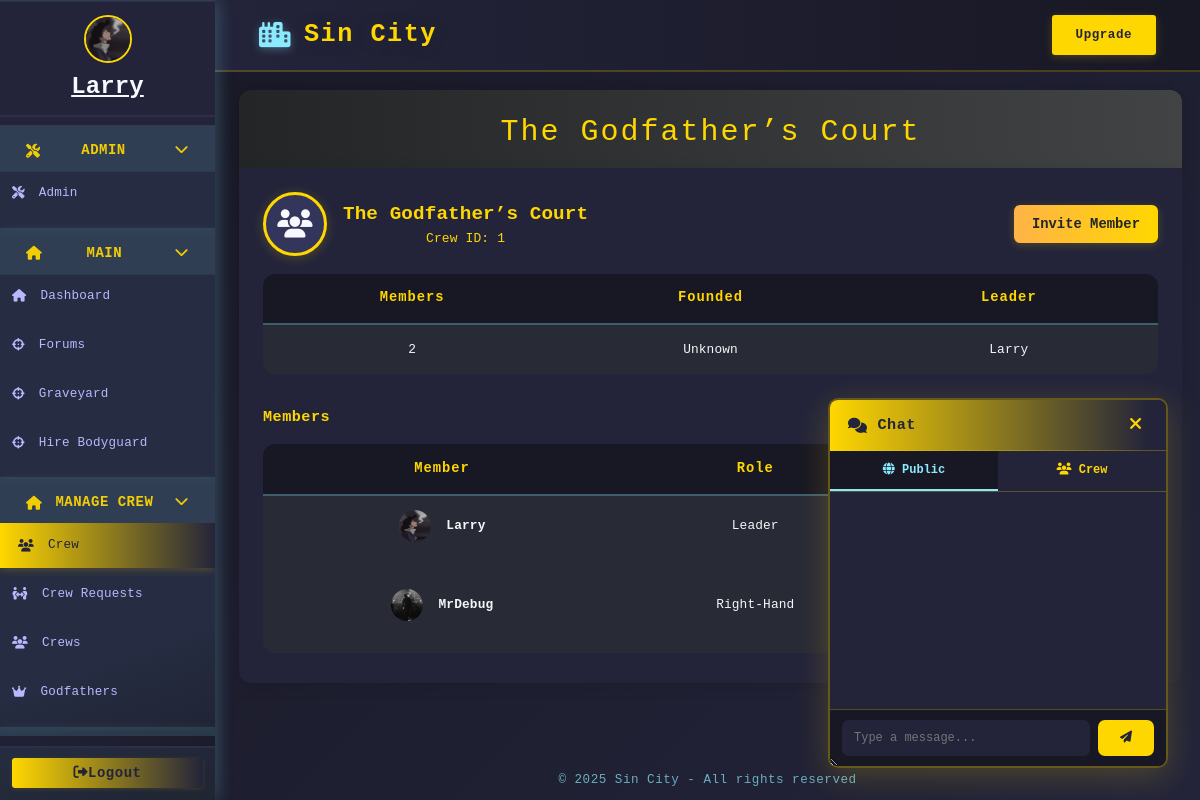
Before: /crew/1 (signed in) with the older database file.
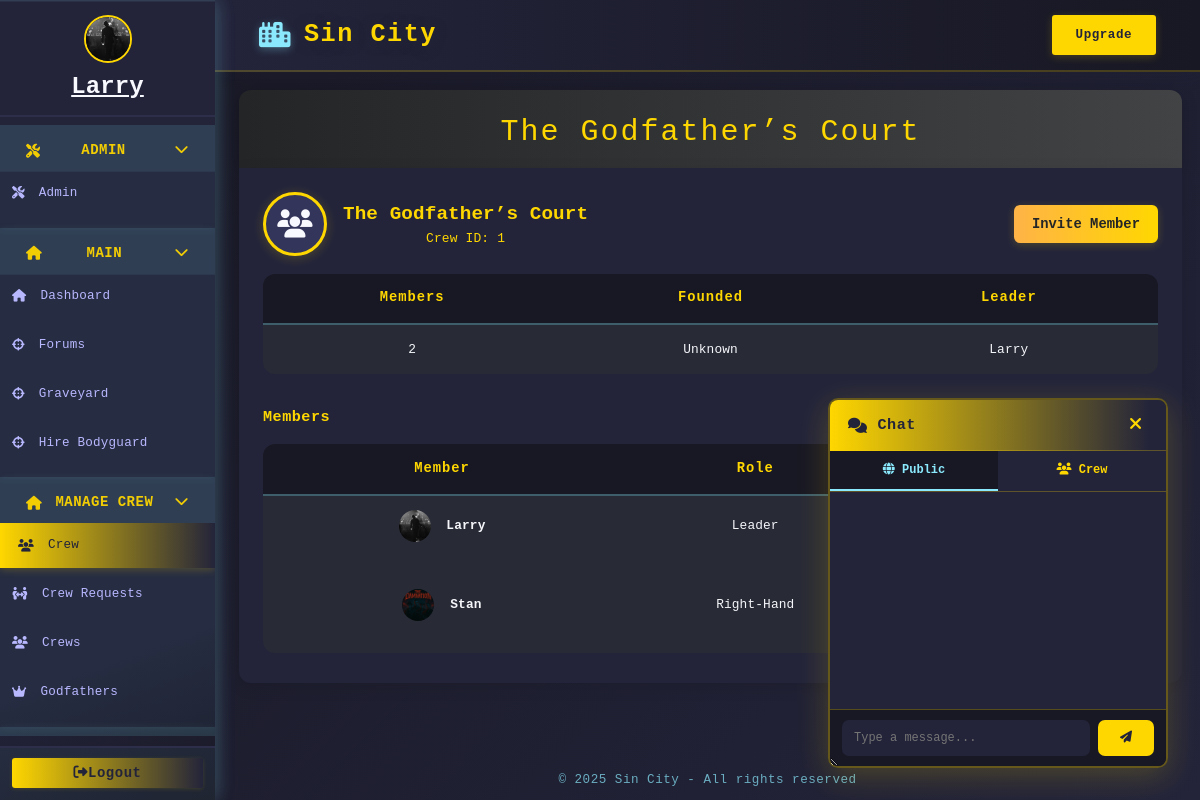
After: the same page with the newer database file.
### models/character.py (models this page shows, shortened)
class Character(db.Model):
    __tablename__ = 'character'
    id = db.Column(db.Integer, primary_key=True)
    user_id = db.Column(db.Integer, db.ForeignKey('user.id'), nullable=True)
    user = db.relationship('User', backref=db.backref('linked_character', overlaps="linked_characters"), foreign_keys=[user_id], overlaps="linked_characters")
    name = db.Column(db.String(64), unique=True, nullable=False)
    bodyguards = db.Column(db.Integer, default=0)
    health = db.Column(db.Integer, default=100)
    money = db.Column(db.Integer, default=250)
    level = db.Column(db.Integer, default=1)
    xp = db.Column(db.Integer, default=0)
    last_crime_time = db.Column(db.DateTime, nullable=True)
    last_travel_time = db.Column(db.DateTime, nullable=True)
    city = db.Column(db.String(64), default="New York")
    gun_id = db.Column(db.Integer, db.ForeignKey('shop_item.id'))
    gun = db.relationship('ShopItem', foreign_keys=[gun_id])
    in_jail = db.Column(db.Boolean, default=False)
    jail_until = db.Column(db.DateTime, nullable=True)
    bar_timer = db.Column(db.DateTime, nullable=True)
    bar_cooldown = db.Column(db.Integer, default=60)
    crime_group_id = db.Column(db.Integer, db.ForeignKey('organized_crime.id'))
    crime_group = db.relationship("OrganizedCrime", back_populates="members", foreign_keys=[crime_group_id])
    master_id = db.Column(db.Integer, db.ForeignKey('user.id'))
    equipped_gun_id = db.Column(db.Integer, db.ForeignKey('gun.id'), nullable=True)
    equipped_gun = db.relationship('Gun', foreign_keys=[equipped_gun_id])
    earn_streak = db.Column(db.Integer, default=0)
    last_earned = db.Column(db.DateTime, nullable=True)
    is_alive = db.Column(db.Boolean, default=True)
    profile_image = db.Column(db.String(255), nullable=True)
    crew_id = db.Column(db.Integer, db.ForeignKey('crew.id'))
    linked_user = db.relationship('User', foreign_keys=[user_id], overlaps="linked_character,linked_characters,user")
    crew = db.relationship('Crew', backref='characters')
    bio = db.Column(db.Text, default="")

### models/crew.py (models this page shows)
class CrewMember(db.Model):
    id = db.Column(db.Integer, primary_key=True)
    crew_id = db.Column(db.Integer, db.ForeignKey('crew.id'), nullable=False)
    user_id = db.Column(db.Integer, db.ForeignKey('user.id', ondelete='CASCADE'), nullable=False)
    role = db.Column(db.String(20), default='member')
    crew = db.relationship('Crew', backref='crew_members')
    user = db.relationship('User', backref='crew_roles')

### app.py (the view)
@app.route('/crew/<int:crew_id>')
@login_required
def crew_page(crew_id):
    character = Character.query.filter_by(master_id=current_user.id, is_alive=True).first()
    crew = Crew.query.get_or_404(crew_id)
    members = CrewMember.query.filter_by(crew_id=crew.id).all()
    invite_form = InviteForm()
    leave_form = LeaveForm()
    member_forms = [(member, RoleForm(new_role=member.role)) for member in members]
    current_user_role = None
    for m in members:
        if m.user_id == current_user.id:
            current_user_role = m.role
    if character.in_jail and character.jail_until and character.jail_until > datetime.utcnow():
        remaining = character.jail_until - datetime.utcnow()
        mins, secs = divmod(int(remaining.total_seconds()), 60)
        flash(f"You are in jail for {mins}m {secs}s.", "danger")
        return redirect(url_for('jail'))
    member_forms = []
    for member in members:
        form = CrewRoleForm(prefix=str(member.id))
        form.new_role.data = member.role  # Set default
        member_forms.append((member, form))
    return render_template(
        'crew_page.html',
        crew=crew,
        members=members,
        invite_form=invite_form,
        leave_form=leave_form,
        member_forms=member_forms,
        current_user_role=current_user_role
    )

### models/forms.py
class InviteForm(FlaskForm):
    submit = SubmitField('Invite Member')

class LeaveForm(FlaskForm):
    submit = SubmitField('Leave Crew')

### app.py (called while the page is built)
@app.before_request
def update_last_seen():
    if current_user.is_authenticated:
        now = datetime.utcnow()
        if not current_user.last_seen or (now - current_user.last_seen).seconds > 1:
            current_user.last_seen = now
            db.session.commit()

@app.before_request
def enable_sqlite_fk():
    if db.engine.url.drivername == 'sqlite':
        with db.engine.connect() as conn:
            conn.execute(db.text("PRAGMA foreign_keys=ON"))

@login_manager.user_loader
def load_user(user_id):
    return db.session.get(User, int(user_id))

@app.context_processor
def inject_upgrade_form():
    return dict(upgrade_form=UpgradeForm())

@app.context_processor
def inject_user():
    return dict(user=current_user)

@app.context_processor
def inject_current_character():
    from flask_login import current_user
    if current_user.is_authenticated:
        character = Character.query.filter_by(master_id=current_user.id, is_alive=True).first()
        return dict(current_character=character)
    return dict(current_character=None)

### templates/crew_page.html (shortened to what the changed rows need)
{% extends "base.html" %}
{% block content %}
<div class="forums-header">
    <h1>{{ crew.name }}</h1>
</div>
<div class="forums-list">
    <table class="forum-table" style="margin-bottom:32px;">
        <tr>
            <th style="width:20%;">Members</th>
            <th style="width:20%;">Founded</th>
            <th style="width:20%;">Leader</th>
        </tr>
        <tr>
            <td>{{ members|length }}</td>
            <td>{{ crew.created_at.strftime('%b %d, %Y') if crew.created_at else 'Unknown' }}</td>
            <td>
                {% for member in members %}
                    {% if member.role == 'leader' %}
                        {{ member.user.character.name if member.user and member.user.character else 'Unknown' }}
                    {% endif %}
                {% endfor %}
            </td>
        </tr>
    </table>
    <table class="forum-table">
        <tr>
            <th style="width:40%;">Member</th>
            <th style="width:30%;">Role</th>
            <th style="width:30%;">Actions</th>
        </tr>
        {% for member, role_form in member_forms %}
        <tr>
            <td>
                {% set character = member.user.character if member.user and member.user.character else None %}
                {% if character and character.profile_image %}
                  <img src="{{ url_for('static', filename=character.profile_image) if not character.profile_image.startswith('http') else character.profile_image }}" class="crew-avatar" alt="avatar" style="width:32px;height:32px;border-radius:50%;margin-right:8px;">
                {% else %}
                  <span class="crew-avatar" style="width:32px;height:32px;border-radius:50%;margin-right:8px;"><i class="fas fa-user"></i></span>
                {% endif %}
                <strong>
                  {{ character.name if character else "Unknown user (ID " ~ member.user_id ~ ")" }}
                </strong>
            </td>
            <td>
                {% if member.role == 'leader' %}
                  <span class="badge-role badge-leader">Leader</span>
                {% elif member.role == 'right hand' %}
                  <span class="badge-role badge-right">Right-Hand</span>
                {% elif member.role == 'left hand' %}
                  <span class="badge-role badge-left">Left-Hand</span>
                {% else %}
                  <span class="badge-role badge-member">Member</span>
                {% endif %}
            </td>
            <td>
                {% if member.user and current_user.id != member.user.id and current_user_role == 'leader' %}
                <form method="POST" action="{{ url_for('update_crew_role', crew_member_id=member.id) }}" class="crew-role-form" style="display:inline;">
                </form>
                {% endif %}
            </td>
        </tr>
        {% endfor %}
    </table>
</div>
{% endblock %}

### templates/base.html (shortened to what the changed rows need)
<!DOCTYPE html>
<html lang="en">
<head>
  <link rel="stylesheet" href="https://cdn.jsdelivr.net/npm/bootstrap@4.6.2/dist/css/bootstrap.min.css">
  <link rel="stylesheet" href="https://cdnjs.cloudflare.com/ajax/libs/font-awesome/6.4.2/css/all.min.css">
</head>
<body class="fade-in">
  <div class="layout-root fade-in">
    {% block sidebar %}
    <div class="sidebar {% if request.endpoint in ['login', 'register'] %}d-none{% endif %}">
      <nav class="sidebar">
        {% if current_user.is_authenticated %}
          <div class="sidebar-user">
            {% set character = current_character %}
            {% if character and character.profile_image %}
              <img
                src="{{ url_for('static', filename=character.profile_image) if not character.profile_image.startswith('http') else character.profile_image }}"
                class="crew-avatar"
                alt="avatar"
                style="width:48px;height:48px;border-radius:50%;margin-bottom:6px;border:2px solid #ffd700;object-fit:cover;"
              >
            {% else %}
              <i id="char-name" class="fas fa-user-circle"></i>
            {% endif %}
            {% if character %}
              <a href="{{ url_for('profile_by_id', char_id=character.id) }}" style="color:inherit; text-decoration: underline;">
                <strong>{{ character.name }}</strong>
              </a>
            {% else %}
              <span><strong>No character</strong></span>
            {% endif %}
          </div>
        {% endif %}
      </nav>
    </div>
    {% endblock %}
    <div class="main-area">
      <main class="content-area">
        {% block content %}{% endblock %}
      </main>
    </div>
  </div>
</body>
</html>

Changed rows visible on the page:
no longer on this page (row edited): Character: name "MrDebug"
changed Character "Larry": profile_image: a different picture
changed through a linked row, CrewMember "Larry": profile_image: a different picture
changed through a linked row, CrewMember (number 2 of 2 on the later page): profile_image: a different picture
added Character: name "Stan"
